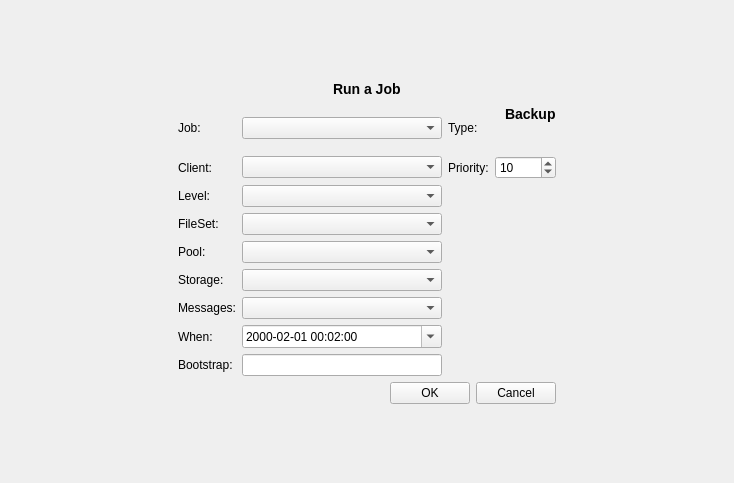
<ui version="4.0" >
 <class>runForm</class>
 <widget class="QWidget" name="runForm" >
  <property name="geometry" >
   <rect>
    <x>0</x>
    <y>0</y>
    <width>734</width>
    <height>483</height>
   </rect>
  </property>
  <property name="windowTitle" >
   <string>Form</string>
  </property>
  <layout class="QGridLayout" >
   <property name="margin" >
    <number>9</number>
   </property>
   <property name="spacing" >
    <number>6</number>
   </property>
   <item row="1" column="1" >
    <layout class="QGridLayout" >
     <property name="margin" >
      <number>0</number>
     </property>
     <property name="spacing" >
      <number>6</number>
     </property>
     <item row="3" column="0" >
      <widget class="QLabel" name="label_11" >
       <property name="text" >
        <string>Level:</string>
       </property>
       <property name="buddy" >
        <cstring>levelCombo</cstring>
       </property>
      </widget>
     </item>
     <item row="5" column="1" >
      <widget class="QComboBox" name="poolCombo" />
     </item>
     <item row="9" column="0" >
      <widget class="QLabel" name="label_5" >
       <property name="text" >
        <string>Bootstrap:</string>
       </property>
       <property name="openExternalLinks" >
        <bool>true</bool>
       </property>
       <property name="buddy" >
        <cstring>bootstrap</cstring>
       </property>
      </widget>
     </item>
     <item row="4" column="1" >
      <widget class="QComboBox" name="filesetCombo" />
     </item>
     <item row="9" column="1" >
      <widget class="QLineEdit" name="bootstrap" >
       <property name="enabled" >
        <bool>true</bool>
       </property>
       <property name="minimumSize" >
        <size>
         <width>200</width>
         <height>0</height>
        </size>
       </property>
       <property name="readOnly" >
        <bool>false</bool>
       </property>
      </widget>
     </item>
     <item row="6" column="1" >
      <widget class="QComboBox" name="storageCombo" />
     </item>
     <item row="8" column="1" >
      <widget class="QDateTimeEdit" name="dateTimeEdit" >
       <property name="dateTime" >
        <datetime>
         <hour>0</hour>
         <minute>2</minute>
         <second>0</second>
         <year>2000</year>
         <month>1</month>
         <day>1</day>
        </datetime>
       </property>
       <property name="displayFormat" >
        <string>yyyy-mm-dd hh:mm:ss</string>
       </property>
       <property name="calendarPopup" >
        <bool>true</bool>
       </property>
      </widget>
     </item>
     <item row="1" column="0" >
      <widget class="QLabel" name="label_6" >
       <property name="text" >
        <string>Job:</string>
       </property>
       <property name="buddy" >
        <cstring>jobCombo</cstring>
       </property>
      </widget>
     </item>
     <item rowspan="6" row="3" column="3" >
      <spacer>
       <property name="orientation" >
        <enum>Qt::Vertical</enum>
       </property>
       <property name="sizeHint" >
        <size>
         <width>56</width>
         <height>151</height>
        </size>
       </property>
      </spacer>
     </item>
     <item row="5" column="0" >
      <widget class="QLabel" name="label_3" >
       <property name="text" >
        <string>Pool:</string>
       </property>
       <property name="buddy" >
        <cstring>poolCombo</cstring>
       </property>
      </widget>
     </item>
     <item row="1" column="2" colspan="2" >
      <layout class="QHBoxLayout" >
       <property name="margin" >
        <number>0</number>
       </property>
       <property name="spacing" >
        <number>6</number>
       </property>
       <item>
        <widget class="QLabel" name="label_7" >
         <property name="text" >
          <string>Type:</string>
         </property>
        </widget>
       </item>
       <item>
        <widget class="QLabel" name="typeLabel" >
         <property name="text" >
          <string>&lt;h3>Backup&lt;h3/></string>
         </property>
        </widget>
       </item>
      </layout>
     </item>
     <item row="4" column="0" >
      <widget class="QLabel" name="label_9" >
       <property name="text" >
        <string>FileSet:</string>
       </property>
       <property name="buddy" >
        <cstring>filesetCombo</cstring>
       </property>
      </widget>
     </item>
     <item row="7" column="0" >
      <widget class="QLabel" name="label_10" >
       <property name="text" >
        <string>Messages:</string>
       </property>
       <property name="buddy" >
        <cstring>messagesCombo</cstring>
       </property>
      </widget>
     </item>
     <item row="0" column="0" colspan="4" >
      <layout class="QHBoxLayout" >
       <property name="margin" >
        <number>0</number>
       </property>
       <property name="spacing" >
        <number>6</number>
       </property>
       <item>
        <spacer>
         <property name="orientation" >
          <enum>Qt::Horizontal</enum>
         </property>
         <property name="sizeHint" >
          <size>
           <width>71</width>
           <height>21</height>
          </size>
         </property>
        </spacer>
       </item>
       <item>
        <widget class="QLabel" name="run" >
         <property name="maximumSize" >
          <size>
           <width>16777215</width>
           <height>30</height>
          </size>
         </property>
         <property name="text" >
          <string>&lt;h3>Run a Job&lt;/h3></string>
         </property>
        </widget>
       </item>
       <item>
        <spacer>
         <property name="orientation" >
          <enum>Qt::Horizontal</enum>
         </property>
         <property name="sizeHint" >
          <size>
           <width>81</width>
           <height>20</height>
          </size>
         </property>
        </spacer>
       </item>
      </layout>
     </item>
     <item row="1" column="1" >
      <widget class="QComboBox" name="jobCombo" />
     </item>
     <item row="2" column="2" >
      <widget class="QLabel" name="label_4" >
       <property name="text" >
        <string>Priority:</string>
       </property>
       <property name="buddy" >
        <cstring>prioritySpin</cstring>
       </property>
      </widget>
     </item>
     <item row="3" column="1" >
      <widget class="QComboBox" name="levelCombo" />
     </item>
     <item row="2" column="0" >
      <widget class="QLabel" name="label_8" >
       <property name="text" >
        <string>Client:</string>
       </property>
       <property name="buddy" >
        <cstring>clientCombo</cstring>
       </property>
      </widget>
     </item>
     <item row="10" column="0" colspan="4" >
      <layout class="QHBoxLayout" >
       <property name="margin" >
        <number>0</number>
       </property>
       <property name="spacing" >
        <number>6</number>
       </property>
       <item>
        <spacer>
         <property name="orientation" >
          <enum>Qt::Horizontal</enum>
         </property>
         <property name="sizeHint" >
          <size>
           <width>40</width>
           <height>20</height>
          </size>
         </property>
        </spacer>
       </item>
       <item>
        <widget class="QPushButton" name="okButton" >
         <property name="text" >
          <string>OK</string>
         </property>
        </widget>
       </item>
       <item>
        <widget class="QPushButton" name="cancelButton" >
         <property name="text" >
          <string>Cancel</string>
         </property>
        </widget>
       </item>
      </layout>
     </item>
     <item row="2" column="3" >
      <widget class="QSpinBox" name="prioritySpin" >
       <property name="maximum" >
        <number>10000</number>
       </property>
       <property name="minimum" >
        <number>1</number>
       </property>
       <property name="value" >
        <number>10</number>
       </property>
      </widget>
     </item>
     <item row="2" column="1" >
      <widget class="QComboBox" name="clientCombo" />
     </item>
     <item row="6" column="0" >
      <widget class="QLabel" name="label_2" >
       <property name="text" >
        <string>Storage:</string>
       </property>
       <property name="buddy" >
        <cstring>storageCombo</cstring>
       </property>
      </widget>
     </item>
     <item row="7" column="1" >
      <widget class="QComboBox" name="messagesCombo" />
     </item>
     <item row="8" column="0" >
      <widget class="QLabel" name="label" >
       <property name="text" >
        <string>When:</string>
       </property>
       <property name="buddy" >
        <cstring>dateTimeEdit</cstring>
       </property>
      </widget>
     </item>
    </layout>
   </item>
   <item row="1" column="2" >
    <spacer>
     <property name="orientation" >
      <enum>Qt::Horizontal</enum>
     </property>
     <property name="sizeHint" >
      <size>
       <width>40</width>
       <height>20</height>
      </size>
     </property>
    </spacer>
   </item>
   <item row="1" column="0" >
    <spacer>
     <property name="orientation" >
      <enum>Qt::Horizontal</enum>
     </property>
     <property name="sizeHint" >
      <size>
       <width>40</width>
       <height>20</height>
      </size>
     </property>
    </spacer>
   </item>
   <item row="2" column="1" >
    <spacer>
     <property name="orientation" >
      <enum>Qt::Vertical</enum>
     </property>
     <property name="sizeType" >
      <enum>QSizePolicy::Expanding</enum>
     </property>
     <property name="sizeHint" >
      <size>
       <width>351</width>
       <height>16</height>
      </size>
     </property>
    </spacer>
   </item>
   <item row="0" column="1" >
    <spacer>
     <property name="orientation" >
      <enum>Qt::Vertical</enum>
     </property>
     <property name="sizeType" >
      <enum>QSizePolicy::Expanding</enum>
     </property>
     <property name="sizeHint" >
      <size>
       <width>351</width>
       <height>16</height>
      </size>
     </property>
    </spacer>
   </item>
  </layout>
 </widget>
 <resources/>
 <connections/>
</ui>
